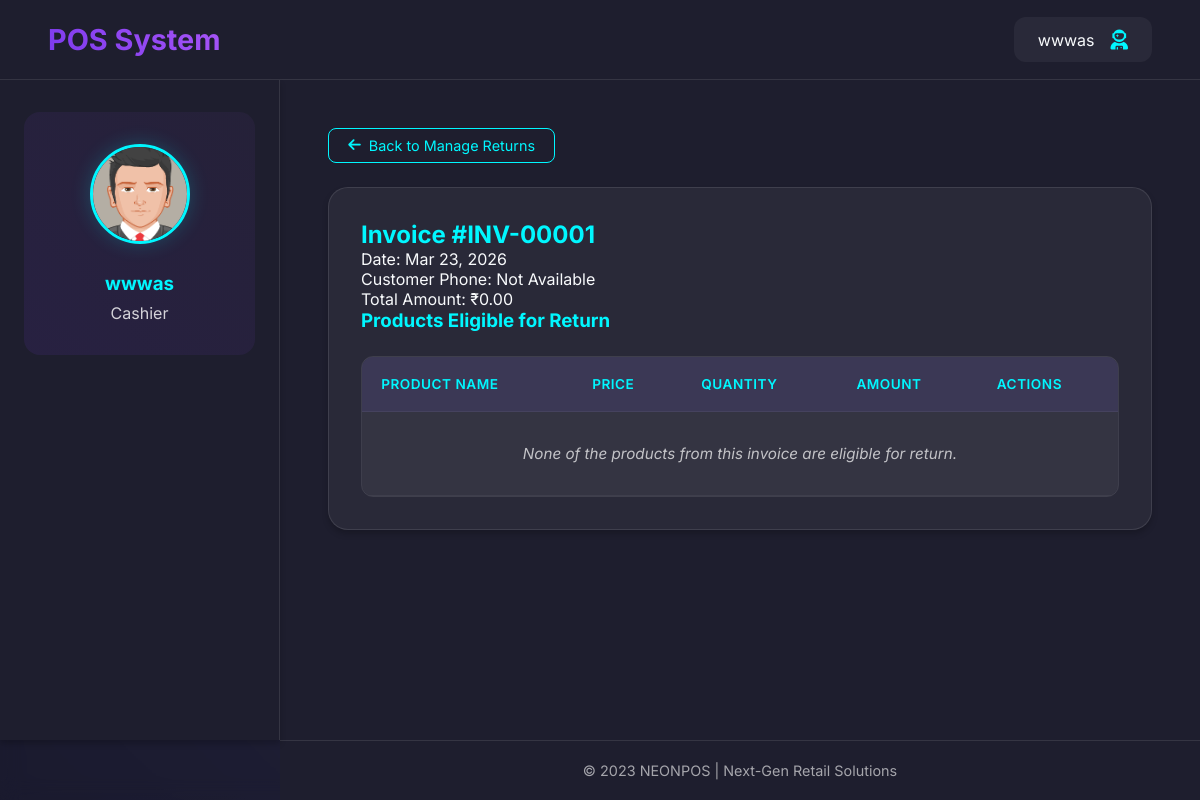
Page /facilitate_return/INV-00001/ (signed in) on the committed database.
### cashier/models.py (models this page shows, shortened)
class Invoice(models.Model):
    invoice_id = models.CharField(max_length=20, primary_key=True, editable=False)
    date = models.DateField(default=timezone.now)
    customer_phone = models.CharField(max_length=15, null=True, blank=True)
    created_at = models.DateTimeField(default=timezone.now)
    total_amount = models.DecimalField(max_digits=10, decimal_places=2)

### cashier/views.py (the view, shortened to what this page needs)
# urls.py: path('facilitate_return/<str:invoice_id>/', c_views.facilitate_return, name='facilitate_return'),
def facilitate_return(request, invoice_id):
    ename = request.session.get('ename')
    email = request.session.get('email')
    user_id = request.session.get('id')
    username = request.session.get('username')
    if not all([ename, email, user_id, username]):
        return redirect('login')
    invoice = get_object_or_404(Invoice, invoice_id=invoice_id)
    invoice_details = InvoiceDetail.objects.filter(invoice_id=invoice_id)
    eligible_products = []
    context = {
        'invoice': invoice,
        'eligible_products': eligible_products,
        'ename': ename,
        'email': email,
        'user_id': user_id,
        'username': username,
    }
    return render(request, 'facilitate_return.html', context)

### templates/facilitate_return.html (shortened to what this page needs)
<!DOCTYPE html>
<html lang="en">
<head>
    {% load static %}
    <link rel="stylesheet" href="https://cdnjs.cloudflare.com/ajax/libs/font-awesome/6.0.0/css/all.min.css">
</head>
<body>
    <div class="dashboard-container">
        <header class="header">
            <div class="logo">POS System</div>
            <div class="user-info">
                <span>{{ username }}</span>
                <i class="fas fa-user-astronaut fa-lg" style="color: var(--neon);"></i>
            </div>
        </header>
        <aside class="sidebar">
            <div class="employee-profile">
                <img src="{% static 'adminp/dist/img/avatar5.png' %}" alt="Profile" class="profile-img">
                <h3 style="color: var(--neon); margin-bottom: 0.5rem;">{{ ename }}</h3>
                <p style="color: rgba(255, 255, 255, 0.8);"> Cashier</p>
            </div>
        </aside>
        <main class="main-content">
            <a href="{% url 'returns' %}" class="btn btn-back">
                <i class="fas fa-arrow-left"></i> Back to Manage Returns
            </a>
            <div class="card">
                <div class="invoice-header">
                    <h2 style="color: var(--neon);">Invoice #{{ invoice.invoice_id }}</h2>
                    <p>Date: {{ invoice.date|date:"M d, Y" }}</p>
                    <p>Customer Phone: {{ invoice.customer_phone|default:"Not Available" }}</p>
                    <p>Total Amount: ₹{{ invoice.total_amount }}</p>
                </div>
                <h3 style="color: var(--neon); margin-bottom: 1.5rem;">Products Eligible for Return</h3>
                <div class="table-container">
                    <table>
                        <thead>
                            <tr>
                                <th>Product Name</th>
                                <th>Price</th>
                                <th>Quantity</th>
                                <th>Amount</th>
                                <th>Actions</th>
                            </tr>
                        </thead>
                        <tbody>
                            {% if eligible_products %}
                                {% for product in eligible_products %}
                                <tr>
                                    <td>{{ product.product_name }}</td>
                                    <td>₹{{ product.price }}</td>
                                    <td>{{ product.quantity }}</td>
                                    <td>₹{{ product.amount }}</td>
                                    <td>
                                        <button class="btn btn-danger process-return" data-id="{{ product.id }}">
                                            <i class="fas fa-undo"></i> Process Return
                                        </button>
                                    </td>
                                </tr>
                                {% endfor %}
                            {% else %}
                                <tr>
                                    <td colspan="5" class="no-products">
                                        None of the products from this invoice are eligible for return.
                                    </td>
                                </tr>
                            {% endif %}
                        </tbody>
                    </table>
                </div>
            </div>
        </main>
        <footer class="footer">
            © 2023 NEONPOS | Next-Gen Retail Solutions
        </footer>
    </div>
</body>
</html>

### templates/facilitate_return.html (style rules this page uses)
:root { --primary: #7c3aed; --secondary: #a855f7; --accent: #10b981; --dark: #1e1e2e; --light: #f8fafc; --neon: #00f7ff; --glass: rgba(255, 255, 255, 0.05); --shadow: 0 4px 6px rgba(0, 0, 0, 0.2); }
* { margin: 0; padding: 0; box-sizing: border-box; font-family: 'Inter', sans-serif; }
body { background: linear-gradient(45deg, #1a1a2e, #2a2a4a); color: var(--light); min-height: 100vh; }
.dashboard-container { display: grid; grid-template-columns: 280px 1fr; grid-template-rows: 80px 1fr 60px; min-height: 100vh; backdrop-filter: blur(10px); }
.header { grid-column: 1 / -1; background: var(--dark); display: flex; align-items: center; justify-content: space-between; padding: 0 3rem; border-bottom: 1px solid rgba(255, 255, 255, 0.1); box-shadow: var(--shadow); }
.logo { font-size: 1.8rem; font-weight: 700; background: linear-gradient(45deg, var(--primary), var(--secondary)); -webkit-background-clip: text; -webkit-text-fill-color: transparent; }
.user-info { display: flex; align-items: center; gap: 1rem; padding: 0.8rem 1.5rem; border-radius: 12px; background: var(--glass); transition: all 0.3s ease; }
.sidebar { background: var(--dark); border-right: 1px solid rgba(255, 255, 255, 0.1); padding: 2rem 1.5rem; position: relative; box-shadow: var(--shadow); }
.employee-profile { text-align: center; margin-bottom: 3rem; position: relative; padding: 2rem 1rem; border-radius: 16px; background: linear-gradient(45deg, rgba(124, 58, 237, 0.1), rgba(168, 85, 247, 0.05)); }
.profile-img { width: 100px; height: 100px; border-radius: 50%; margin-bottom: 1.5rem; border: 3px solid var(--neon); box-shadow: 0 0 20px rgba(0, 247, 255, 0.2); transition: transform 0.3s ease; }
.main-content { padding: 3rem; background: var(--dark); }
.card { background: var(--glass); padding: 2rem; border-radius: 20px; border: 1px solid rgba(255, 255, 255, 0.1); transition: all 0.3s ease; position: relative; overflow: hidden; box-shadow: var(--shadow); margin-bottom: 2rem; }
.footer { grid-column: 2 / -2; background: var(--dark); display: flex; align-items: center; justify-content: center; font-size: 0.9rem; color: rgba(255, 255, 255, 0.6); border-top: 1px solid rgba(255, 255, 255, 0.1); }
.table-container { overflow-x: auto; margin-top: 1.5rem; border-radius: 12px; border: 1px solid rgba(255, 255, 255, 0.1); }
table { width: 100%; border-collapse: collapse; background: var(--glass); }
th, td { padding: 1.2rem; text-align: left; border-bottom: 1px solid rgba(255, 255, 255, 0.05); }
th { background: rgba(122, 90, 248, 0.1); color: var(--neon); font-weight: 600; text-transform: uppercase; font-size: 0.85rem; letter-spacing: 0.5px; }
td { color: rgba(255, 255, 255, 0.9); font-size: 0.95rem; }
.btn { padding: 0.5rem 1.2rem; font-size: 0.9rem; border-radius: 8px; display: inline-flex; align-items: center; gap: 0.5rem; cursor: pointer; transition: all 0.3s ease; text-decoration: none; }
.btn-back { background: var(--dark); color: var(--neon); border: 1px solid var(--neon); margin-bottom: 1.5rem; }
.no-products { text-align: center; padding: 2rem; color: rgba(255, 255, 255, 0.7); font-style: italic; }

### rows in the picture
Invoice: invoice_id "INV-00001", date "Mar 23, 2026", customer_phone "Not Available", total_amount "0.00"

### other values in the picture
{{ username }} "wwwas"
{{ ename }} "wwwas"
